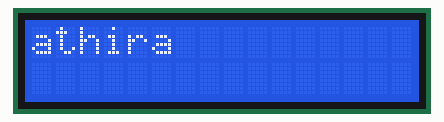
The sketch below on a simulated Arduino Uno, built with avr-gcc and run on an emulated ATmega328P. Parts: 16×2 character LCD.

Above: at 0.1 s.
At 1.1 s:
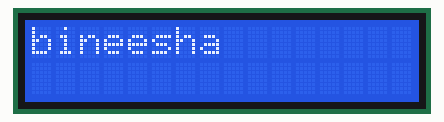
At 2.1 s:
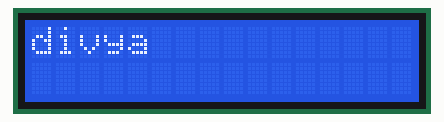
At 3.2 s:
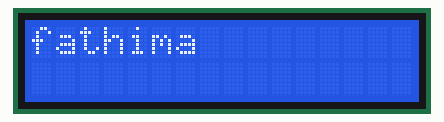
At 4.2 s:
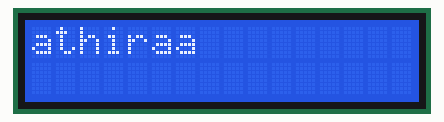

Measured:
- by itself, everything shown: repeats every 4.0 s, in 4 steps
- what the display in image 1 shows lasts 1.0 s, from 1.1 s to 2.1 s

The sketch:

lcdname.ino
```cpp
/*Using the LCD the names are displayed one at a time.*/
#include<Wire.h>
#include<LiquidCrystal_I2C.h>
LiquidCrystal_I2C lcd(0x3F,16,2);
void setup()
{
  lcd.begin();
  lcd.backlight();
  lcd.clear(); // put your setup code here, to run once:

}

void loop()
{
  lcd.setCursor(0,0);
  lcd.print("athira");
  delay(1000);
  lcd.clear();

  lcd.print("bineesha");
  delay(1000);
  lcd.clear();
  lcd.print("divya");

  delay(1000); lcd.clear();
  lcd.print("fathima");
  delay(1000);
}
```
